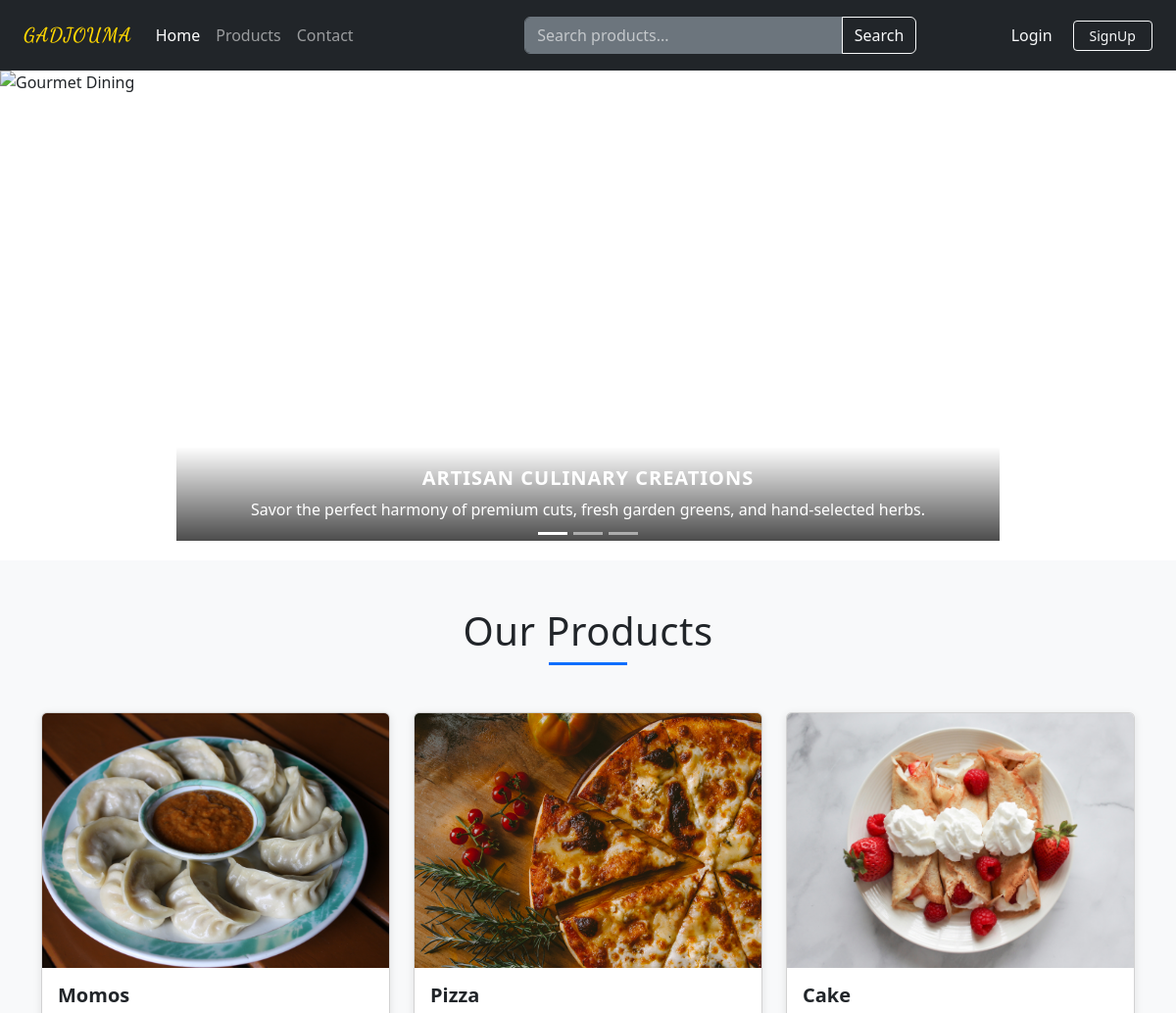
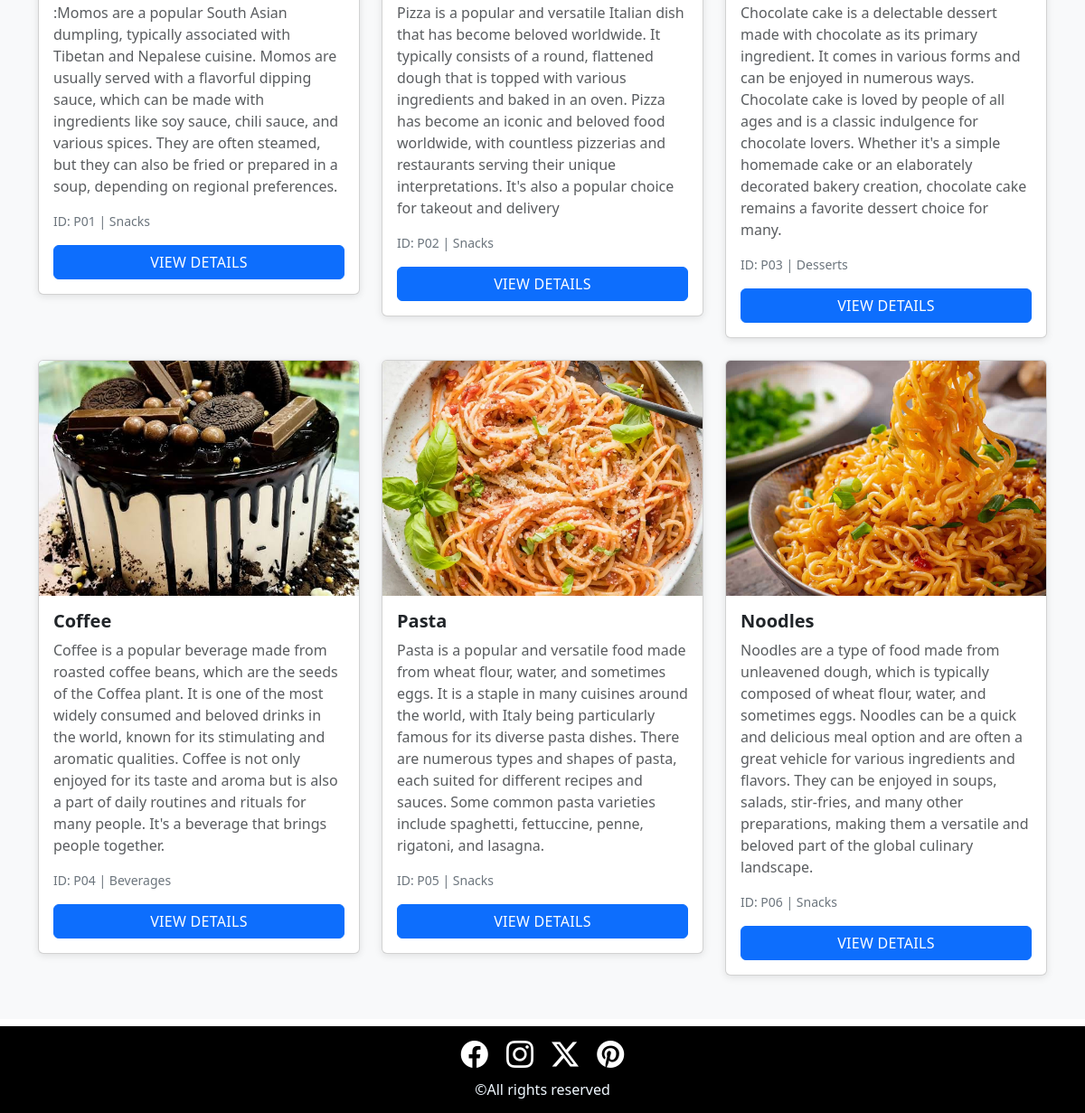
The page / on the database its author committed (2 pictures, top to bottom).
### test1/models.py (models this page shows)
class Product(models.Model):
    product_id = models.CharField(max_length=30 ,unique=True)
    product_name = models.CharField(max_length=30)
    product_description = models.CharField(max_length=400)
    product_category = models.CharField(max_length=100)
    product_img = models.ImageField(upload_to='images/')
    def __str__(self):
        return self.product_id

### test1/views.py (the view)
# urls.py: 2. Add a URL to urlpatterns:  path('', views.home, name='home')
def home(request):
    product_info = Product.objects.all()
    print(product_info)
    return render(request,'test1/home.html',{'product_info':product_info})

### test1/templates/test1/home.html (shortened to what this page needs)
{% load static %}
<!DOCTYPE html>
<html lang="en">
<head>
    <link href="https://cdn.jsdelivr.net/npm/bootstrap@5.3.3/dist/css/bootstrap.min.css" rel="stylesheet">
</head>
<body>
    {% include 'test1/navbar.html' %}
    <div id="carouselExampleCaptions" class="carousel slide" data-bs-ride="carousel" data-bs-interval="3000">
        <div class="carousel-indicators">
            <button type="button" data-bs-target="#carouselExampleCaptions" data-bs-slide-to="0" class="active" aria-current="true" aria-label="Slide 1"></button>
            <button type="button" data-bs-target="#carouselExampleCaptions" data-bs-slide-to="1" aria-label="Slide 2"></button>
            <button type="button" data-bs-target="#carouselExampleCaptions" data-bs-slide-to="2" aria-label="Slide 3"></button>
        </div>
        <div class="carousel-inner">
            <div class="carousel-item active">
                <img src="{% static 'test1/img1.jpg' %}" class="d-block w-100" alt="Gourmet Dining">
                <div class="carousel-caption">
                    <h5 class="fw-bold text-uppercase tracking-wider">Artisan Culinary Creations</h5>
                    <p class="mb-0">Savor the perfect harmony of premium cuts, fresh garden greens, and hand-selected herbs.</p>
                </div>
            </div>
        </div>
        <button class="carousel-control-prev" type="button" data-bs-target="#carouselExampleCaptions" data-bs-slide="prev">
            <span class="carousel-control-prev-icon" aria-hidden="true"></span>
        </button>
        <button class="carousel-control-next" type="button" data-bs-target="#carouselExampleCaptions" data-bs-slide="next">
            <span class="carousel-control-next-icon" aria-hidden="true"></span>
        </button>
    </div>
    <section class="py-5 bg-light">
        <div class="container">
            <div class="mb-5 text-center">
                <h2 class="section-title display-6 mb-2">Our Products</h2>
                <div class="bg-primary" style="height: 3px; width: 80px; margin: 0 auto;"></div>
            </div>
            <div class="row g-4">
                {% for x in product_info %}
                <div class="col-lg-4 col-md-6 col-12">
                    <div class="card">
                        <img src="{{x.product_img.url}}" class="card-img-top" alt="{{x.product_name}}">
                        <div class="card-body d-flex flex-column">
                            <h5 class="card-title fw-bold">{{x.product_name}}</h5>
                            <p class="card-text text-muted flex-grow-1">{{x.product_description}}</p>
                            <small class="text-secondary d-block mb-3">ID: {{x.product_id}} | {{x.product_category}}</small>
                            <a href="#" class="btn btn-primary product-btn mt-auto">View Details</a>
                        </div>
                    </div>
                </div>
                {% endfor %}
            </div>
        </div>
    </section>
    {% include 'test1/footer.html' %}
</body>
</html>

### test1/templates/test1/home.html (style rules this page uses)
:root { --bs-body-font-family: 'Segoe UI', Tahoma, Geneva, Verdana, sans-serif; }
.carousel-item { height: 500px; }
.carousel-item img { object-fit: cover; height: 100%; }
.carousel-caption { background: linear-gradient(to top, rgba(0,0,0,0.7), rgba(0,0,0,0)); padding: 30px 20px 20px; border-radius: 0; left: 0; right: 0; bottom: 0; }
.card { border: none; box-shadow: 0 2px 8px rgba(0,0,0,0.1); transition: transform 0.3s ease, box-shadow 0.3s ease; height: 100%; }
.card-img-top { height: 260px; object-fit: cover; }
.section-title { font-weight: 700; letter-spacing: 0.5px; }
.product-btn { text-transform: uppercase; font-size: 0.875rem; font-weight: 600; letter-spacing: 0.3px; width: 100%; }

### test1/templates/test1/navbar.html (style rules this page uses)
.tracking-wider { letter-spacing: 0.05em; }

### rows shown on the page
Product: product_img (picture), product_name "Momos", product_description ":Momos are a popular South Asian dumpling, typically associated with Tibetan and Nepalese cuisine. Momos are usually served with a flavorful dipping sauce, which can be made with ingredients like soy sauce, chili sauce, and various spices. They are often steamed, but they can also be fried or prepared in a soup, depending on regional preferences.", product_id "P01", product_category "Snacks"
Product: product_img (picture), product_name "Pizza", product_description "Pizza is a popular and versatile Italian dish that has become beloved worldwide. It typically consists of a round, flattened dough that is topped with various ingredients and baked in an oven. Pizza has become an iconic and beloved food worldwide, with countless pizzerias and restaurants serving their unique interpretations. It's also a popular choice for takeout and delivery", product_id "P02", product_category "Snacks"
Product: product_img (picture), product_name "Cake", product_description "Chocolate cake is a delectable dessert made with chocolate as its primary ingredient. It comes in various forms and can be enjoyed in numerous ways. Chocolate cake is loved by people of all ages and is a classic indulgence for chocolate lovers. Whether it's a simple homemade cake or an elaborately decorated bakery creation, chocolate cake remains a favorite dessert choice for many.", product_id "P03", product_category "Desserts"
Product: product_img (picture), product_name "Coffee", product_description "Coffee is a popular beverage made from roasted coffee beans, which are the seeds of the Coffea plant. It is one of the most widely consumed and beloved drinks in the world, known for its stimulating and aromatic qualities. Coffee is not only enjoyed for its taste and aroma but is also a part of daily routines and rituals for many people. It's a beverage that brings people together.", product_id "P04", product_category "Beverages"
Product: product_img (picture), product_name "Pasta", product_description "Pasta is a popular and versatile food made from wheat flour, water, and sometimes eggs. It is a staple in many cuisines around the world, with Italy being particularly famous for its diverse pasta dishes. There are numerous types and shapes of pasta, each suited for different recipes and sauces. Some common pasta varieties include spaghetti, fettuccine, penne, rigatoni, and lasagna.", product_id "P05", product_category "Snacks"
Product: product_img (picture), product_name "Noodles", product_description "Noodles are a type of food made from unleavened dough, which is typically composed of wheat flour, water, and sometimes eggs. Noodles can be a quick and delicious meal option and are often a great vehicle for various ingredients and flavors. They can be enjoyed in soups, salads, stir-fries, and many other preparations, making them a versatile and beloved part of the global culinary landscape.", product_id "P06", product_category "Snacks"
